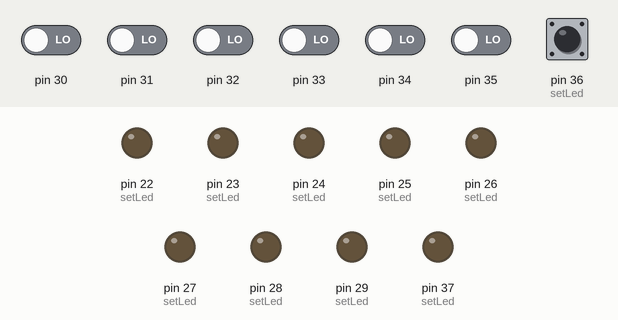
Bench run of a sketch on a simulated Arduino Mega 2560, built for the host (arithmetic inside an expression is 32-bit, double 64-bit). On the bench: output pins drawn as LEDs (lit = HIGH). The test bench sets the inputs (shaded band); at power-on: pin 36 (setLed) HIGH, pin 30–35 LOW.

Above: at 1.2 s.
1.3 s: pin 36 (setLed) pulled LOW for 1 s
At 2.6 s:
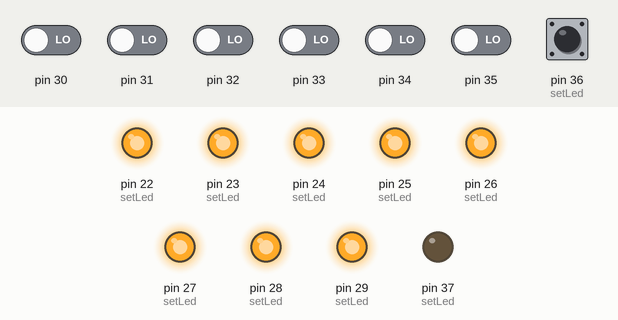
Timing chart, 0 to 4.3 s (numbered marks = the images above; inputs shaded):
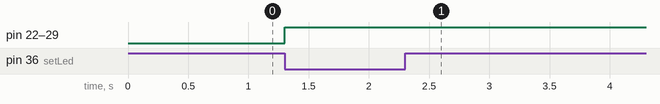

The sketch:

main.ino
```cpp
#include <inttypes.h>
#include <avr/io.h>
#include <avr/interrupt.h>
#include <avr/sleep.h>


volatile int counter = 0; // Keeps track of time
volatile int step = 0; // Walks through all steps of the sensor cycle
volatile int sleep = 0; // Wait after cycle completion in order to not spam the timeout
volatile int timeout = 0; // Tracks if the sensor has not sent data back if this happens the cycle is restarted
volatile int startTime = 0; // Track when the rising edge of the data signal happens
volatile int stopTime = 0; // Track when the falling edge of the data signal happens
volatile int deltaTime = 0; // Time between rising and falling edge of the data signal
volatile int distance = 0; // Distance measured by the sensor

/**
 * Setzt die LED's bassierend auf der Distanz
 * @param distance Distanzwert int cm
 */
void  setLed(int distance) {

    PORTA = 0x00; // Reset all LED's

    float scale = distance / 400.0; // Scale the distance to fit within the LED range (0 >= scale >= 1)

    // Set LED to high if the condition is met
    if(scale >= 0.5 / 8.0) PORTA |= (1<<PORTA0);
    if(scale >= 1.5 / 8.0) PORTA |= (1<<PORTA1);
    if(scale >= 2.5 / 8.0) PORTA |= (1<<PORTA2);
    if(scale >= 3.5 / 8.0) PORTA |= (1<<PORTA3);
    if(scale >= 4.5 / 8.0) PORTA |= (1<<PORTA4);
    if(scale >= 5.5 / 8.0) PORTA |= (1<<PORTA5);
    if(scale >= 6.5 / 8.0) PORTA |= (1<<PORTA6);
    if(scale >= 7.5 / 8.0) PORTA |= (1<<PORTA7);

}


// Runs every 10us
// Timer0 Compare A  				_VECTOR(21)
ISR(TIMER0_COMPA_vect) {

    counter++; // Increment time keeping variable in order to track time

    // Walk through all steps
    switch (step) {

        // Step 1
        case 0: // TRG ON
            PORTC |= (1 << PORTC0); // set PC0 high


            if(sleep >= 4) {
                sleep = 0;
                step++;
            } else {
                sleep++;
            }
            break;

        // Step 2
        case 1: // TRG OFF
            PORTC &= ~(1 << PORTC0); // set PC0 low
            step++;
            break;

        // Step 3
        case 2: //WAIT ECHO ON
            if(PINC & (1 << PINC1)) {
                startTime = counter; // Start Time of Impuls
                step++;
            }

            timeout++;
            if(timeout >= 1000) {
                step = 0;
                timeout = 0;
            }
            break;

        // Step 4
        case 3: //WAIT ECHO OFF
            if(!(PINC & (1 << PINC1))) {

                // Calculate Time of Travel and Distance
                stopTime = counter;
                deltaTime = stopTime - startTime;
                distance = deltaTime * 10 / 58;
                setLed(distance);

                step++;
            }
            break;

        // Step 5
        case 4: // DELAY AFTER ECHO
            if(sleep >= 1000) {
                step++;
            } else {
                sleep++;
            }
            break;

        // Step 6
        default:
            counter = 0;
            step = 0;
            sleep = 0;
            break;
    }
}


int main() {
    // PIN MODES
    DDRA = 0xff; // Output for LED's

    DDRC |= (1 << DDC0); // Output for TRIGGER signal

    DDRC &= ~(1 << DDC1); // Input for DATA signal
    PORTC |= (1 << PORTC1); // Enable pull-up


    // Setup timer in order to trigger the "on compare A match" interrupt every 10us
    TCCR0A = (1 << WGM01); // set timer mode to CTC
    TCCR0B = (1 << CS01); // set presaler to 8
    OCR0A = 19; // set the output compare match value
    TIMSK0 = (1 << OCIE0A); // enable timer compare match A interrupt


    sei(); // Enable Interrupt

    while (1) { };
}
```

Measured:
- after the input at 1.3 s, pin 22 (setLed), pin 23 (setLed), pin 24 (setLed), pin 25 (setLed), pin 26 (setLed), pin 27 (setLed), pin 28 (setLed), pin 29 (setLed): LOW → HIGH at once
